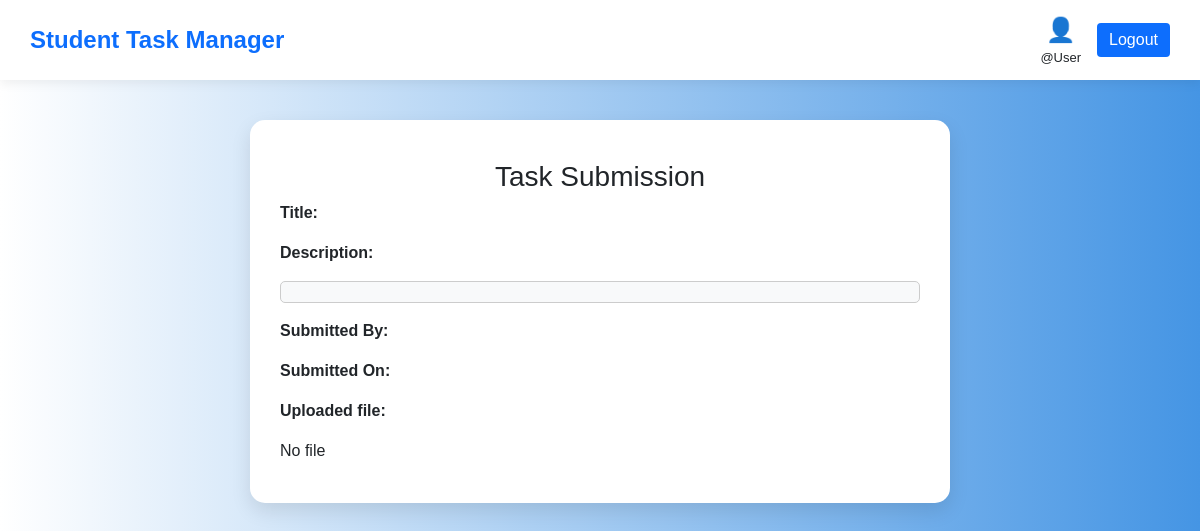
The page /view_submission.php?rollno=1004&title=Welcome task on the database as committed earlier.
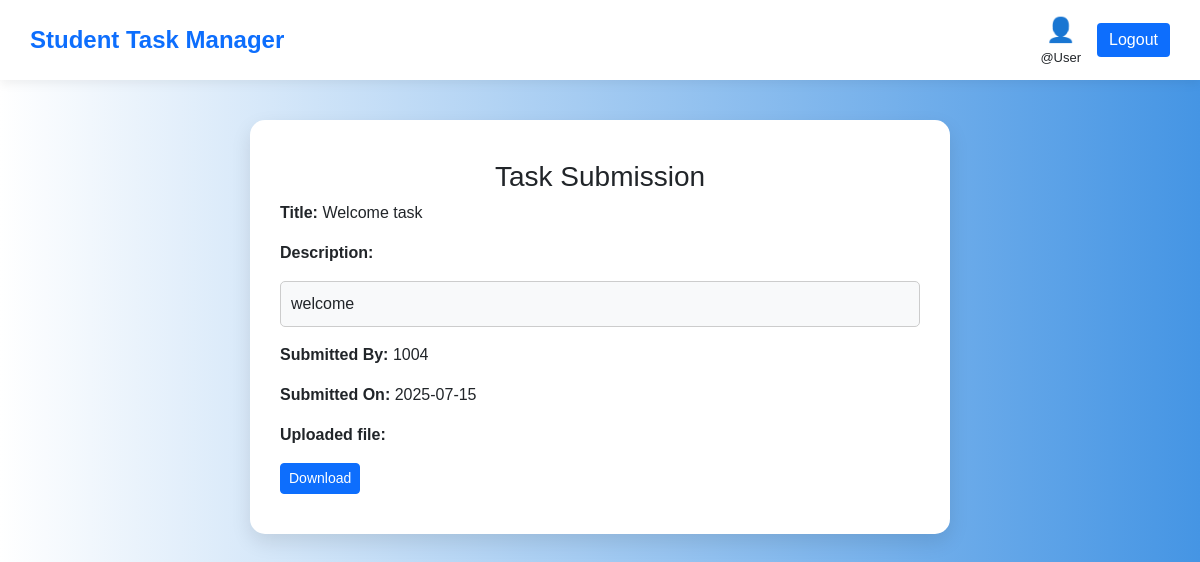
The same page on the database as committed later.
### tables this page shows
CREATE TABLE `submitted_tasks` (
  `id` int(11) NOT NULL,
  `task_id` int(30) NOT NULL,
  `title` varchar(255) NOT NULL,
  `description` text DEFAULT NULL,
  `submitted_by` varchar(50) NOT NULL,
  `username` varchar(30) NOT NULL,
  `department` varchar(30) NOT NULL,
  `submission_date` date DEFAULT NULL,
  `file_path` varchar(255) DEFAULT NULL
);

### view_submission.php (the view, shortened to what this page needs)
 <?php
include 'partials/new_dbconnect.php';
$rollno = $_GET['rollno'] ;
$title = $_GET['title'];
$sql = "SELECT * FROM submitted_tasks WHERE submitted_by = '$rollno' AND title = '$title'";
$result = mysqli_query($conn, $sql);
$task = mysqli_fetch_assoc($result);
?>
<!DOCTYPE html>
<html lang="en">
<head>
    <link href="https://cdn.jsdelivr.net/npm/bootstrap@5.3.0/dist/css/bootstrap.min.css" rel="stylesheet">
</head>
<body>
  <nav class="navbar navbar-custom d-flex justify-content-between align-items-center">
    <span class="navbar-brand">Student Task Manager</span>
    <div class="d-flex align-items-center gap-3">
      <div class="text-center">
        <div style="font-size: 24px; color: #0d6efd;">👤</div>
        <div style="font-size: 13px;">
          @<?= isset($_SESSION['username']) ? $_SESSION['username'] : 'User' ?>
        </div>
      </div>
      <button class="btn-logout" onclick="location.href='logout.php'">Logout</button>
    </div>
  </nav>
  <div class="container">
    <div class="box" style="text-align: center;">
      <h3 style="font-family: Arial, sans-serif;" >Task Submission</h3>
      <div class="details" style="text-align : left;">
      <p><strong>Title:</strong> <?= $task['title'] ?></p>
        <p><strong>Description:</strong>
        <div class="text_area" ><?= $task['description'] ?></div>
          </p>
        <p><strong>Submitted By:</strong> <?= $task['submitted_by'] ?></p>
        <p><strong>Submitted On:</strong> <?= $task['submission_date'] ?></p>
        <p><strong>Uploaded file:</strong> </p>
        <?php
        if (!empty($task['file_path'])) {
                    $fileName = basename($task['file_path']);
                    $fileUrl = "/loginsystem/tasks/uploads/" . $fileName;
                    echo "<a href='$fileUrl' class='btn btn-primary btn-sm' download>Download</a>";
                } else {
                    echo "<span class='text'>No file</span>";
                }
        ?>
      </div>
    </div>
  </div>
</body>
</html>

Rows that differ between the two databases and show on the page:
added submitted_tasks: title "Welcome task", description "welcome", submitted_by "1004", submission_date "2025-07-15"
Other text that changed with them:
text no longer shown: "No file"
text now shown: "Download"
